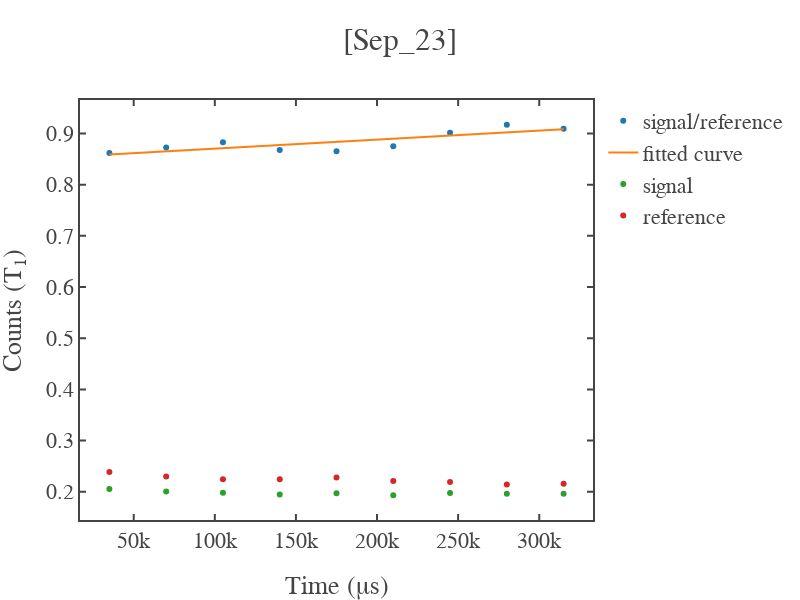

Notebook code for this chart:
### Code cell
x=time_axis[1:]
y=signal_photon[1:]

x_fit,y_fit,coefficient,error_bars = fit_func(x,y,fit_range=False,func='exp',guess_params=np.array([0.7,0.9,0.08e6]))

fig1 = simple_plot(x,y,show=False,x_name = "Time (&mu;s)",y_name = "Counts (T<sub>1</sub>)",mode='markers',title=f'{date}',curve_name='signal/reference')
fig2 = simple_plot(x_fit,y_fit,show=False,x_name = "Time (&mu;s)",y_name = "Counts (T<sub>1</sub>)",mode='lines',title=f'{date}',curve_name='fitted curve')
fig3 = simple_plot(x,signal_samples[1:],show=False,x_name = "Time (&mu;s)",y_name = "Counts (T<sub>1</sub>)",mode='markers',title=f'{date}',curve_name='signal')
fig4 = simple_plot(x,reference_samples[1:],show=False,x_name = "Time (&mu;s)",y_name = "Counts (T<sub>1</sub>)",mode='markers',title=f'{date}',curve_name='reference')


add_figures([fig1,fig2,fig3,fig4],show=True,x_name = "Time (&mu;s)",y_name = "Counts (T<sub>1</sub>)",title=f'[{date}]')

### Figure 1 — Plotly figure (JSON) as saved in the notebook; plotly's stock layout.template omitted (floating-point values rounded to 4 significant figures)
{"data": [{"mode": "markers", "name": "signal/reference", "showlegend": true, "type": "scatter", "x": [35020, 70020, 105020, 140020, 175020, 210020, 245020, 280020, 315020], "y": [0.8617, 0.8728, 0.8827, 0.8678, 0.8651, 0.8749, 0.9015, 0.917, 0.9092]}, {"mode": "lines", "name": "fitted curve", "showlegend": true, "type": "scatter", "x": [35020, 70020, 105020, 140020, 175020, 210020, 245020, 280020, 315020], "y": [0.8591, 0.8653, 0.8714, 0.8775, 0.8836, 0.8898, 0.8959, 0.902, 0.9081]}, {"mode": "markers", "name": "signal", "showlegend": true, "type": "scatter", "x": [35020, 70020, 105020, 140020, 175020, 210020, 245020, 280020, 315020], "y": [0.2055, 0.2004, 0.1981, 0.1946, 0.1971, 0.1932, 0.1974, 0.1962, 0.1961]}, {"mode": "markers", "name": "reference", "showlegend": true, "type": "scatter", "x": [35020, 70020, 105020, 140020, 175020, 210020, 245020, 280020, 315020], "y": [0.2384, 0.2296, 0.2244, 0.2243, 0.2278, 0.2208, 0.2189, 0.214, 0.2157]}], "layout": {"height": 600, "title": {"text": "[Sep_23]"}, "width": 800, "xaxis": {"autorange": true, "range": [16890.0, 333100.0], "title": {"text": "Time (&mu;s)"}, "type": "linear"}, "yaxis": {"autorange": true, "range": [0.1448, 0.9654], "title": {"text": "Counts (T<sub>1</sub>)"}, "type": "linear"}}}
